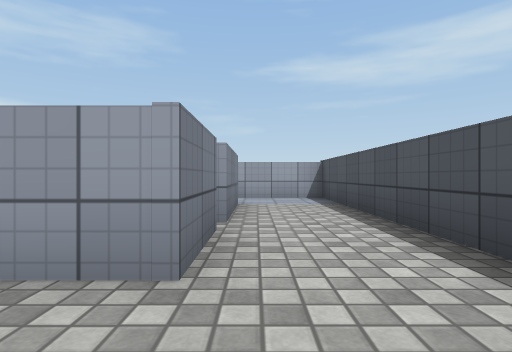
view 1 (above)

16 first-person views from a walk through a 3-D level made in the Unity game engine. The camera is 0.58 m above the floor, looks level and sees 80° across. The floor is counted in squares, 1 m on a side. Each view is taken from the middle of a square. On the plan, view 1 faces up. The plan holds only what a view shows up to about 9 squares ahead; the rest is blank. Surface patterns are stand-ins for the level's own textures.

view 2
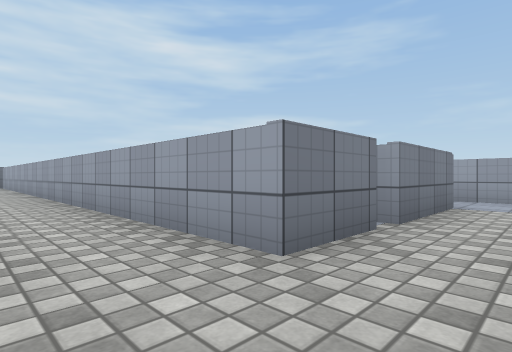

view 3
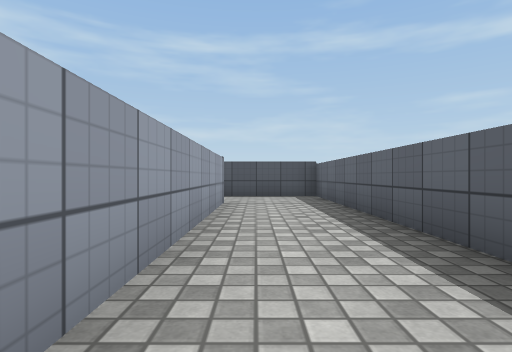

view 4
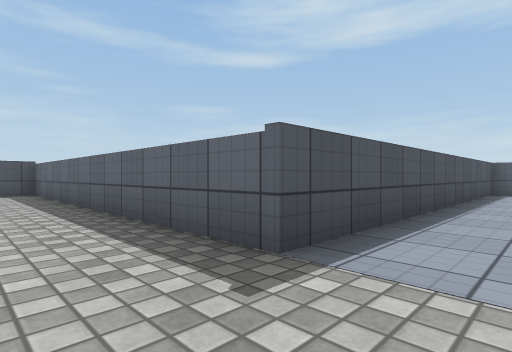

view 5
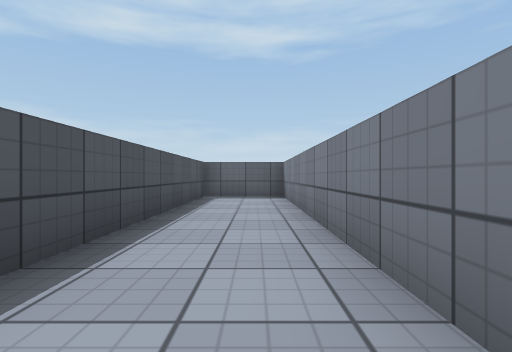

view 6
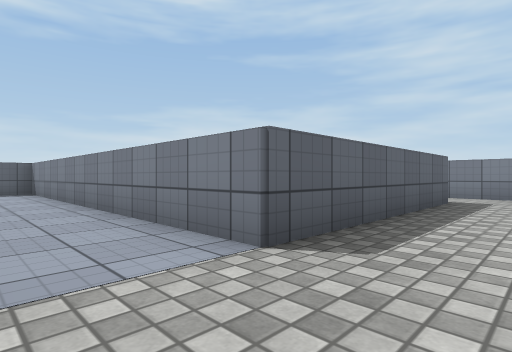

view 7
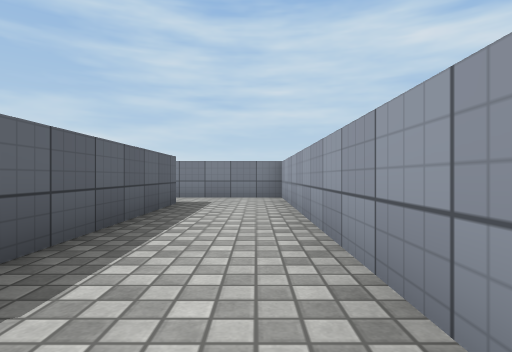

view 8
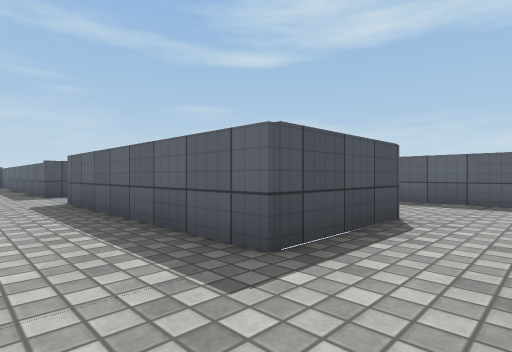

view 9
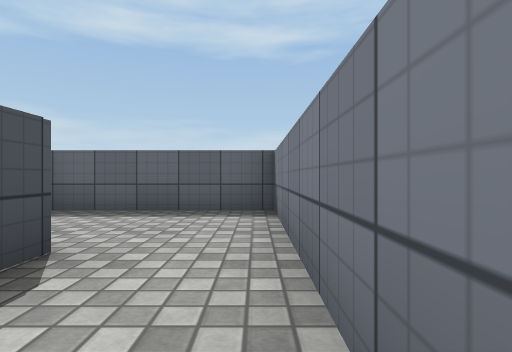

view 10
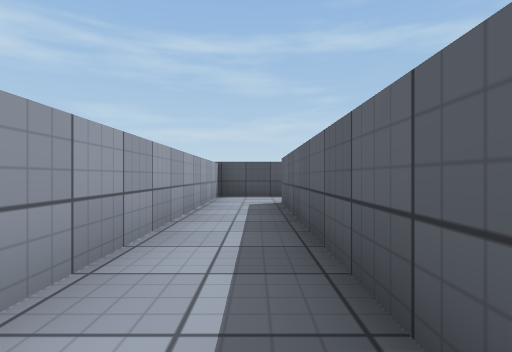

view 11
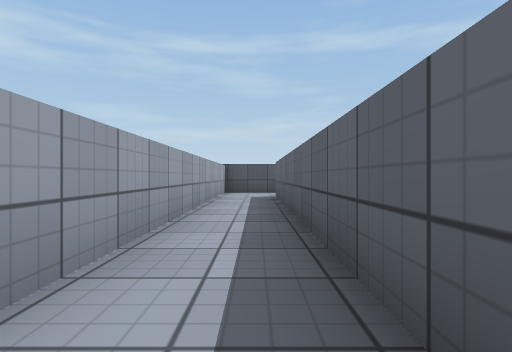

view 12
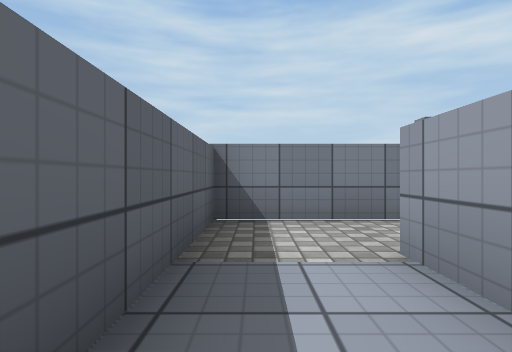

view 13
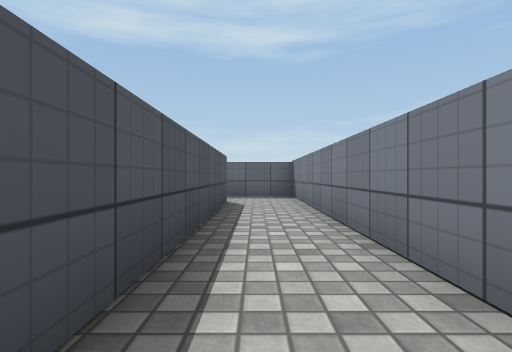

view 14
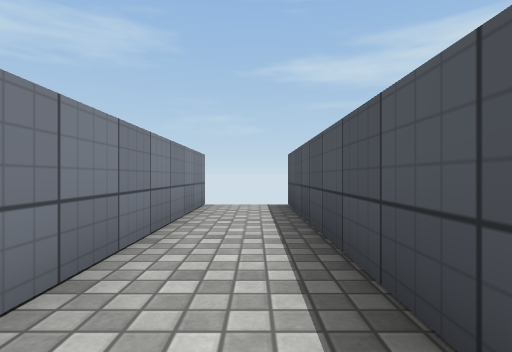

view 15
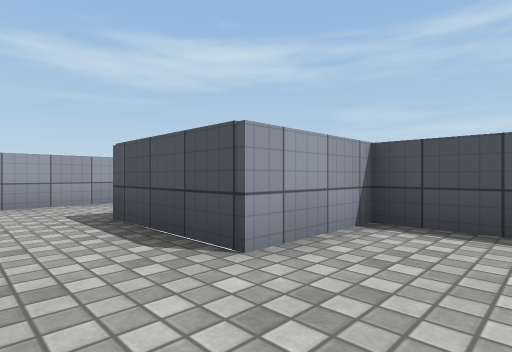

view 16
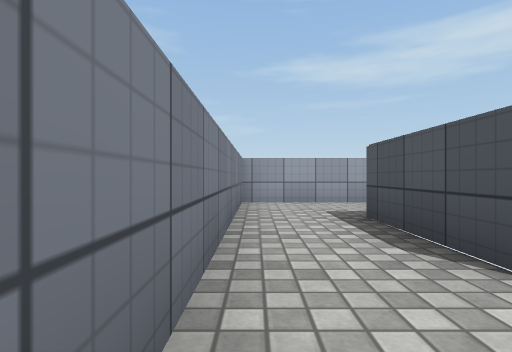

### Floor plan
Ten units are one square. View 1 is at (0, 0); x grows to the right and y downward. Boxes are objects, and circles mark ways between rooms. Rooms are numbered by the first view taken in them; rooms with no view inside come last. Other rooms are left out.
<svg viewBox="-178 -187 201 298">
<path fill="none" stroke="#000" d="M-133 48 -133 33 -155 33 -155 7 -98 7 -98 106 -75 106 -75 7 18 7 18 -81 -4 -81M-4 -34 -4 -17 -173 -17 -173 61 -135 61M-4 -64 -4 -38 -8 -38M-100 -181 -100 -64 -4 -64M-4 -81 -84 -81 -84 -182"/>
<circle cx="-10" cy="-70" r="3" fill="#2a7"/>
<text x="-80" y="10">1</text>
<text x="-90" y="-100">2</text>
</svg>
Room 1 opens to room 2.

Where each view was taken, in squares from view 1:
view 1: 0 up, 0 right, facing up
view 2: 0 up, 1 right, facing up-left
view 3: 1 up, 7 left, facing right
view 4: 1 up, 9 left, facing down-right
view 5: 2 down, 9 left, facing down
view 6: 1 up, 8 left, facing down-left
view 7: 1 up, 9 left, facing left
view 8: 1 up, 17 left, facing down-right
view 9: 1 down, 17 left, facing down
view 10: 7 up, 7 left, facing right
view 11: 7 up, 9 left, facing right
view 12: 7 up, 6 left, facing left
view 13: 15 up, 9 left, facing down
view 14: 12 up, 9 left, facing up
view 15: 5 down, 17 left, facing up-right
view 16: 5 down, 17 left, facing up
